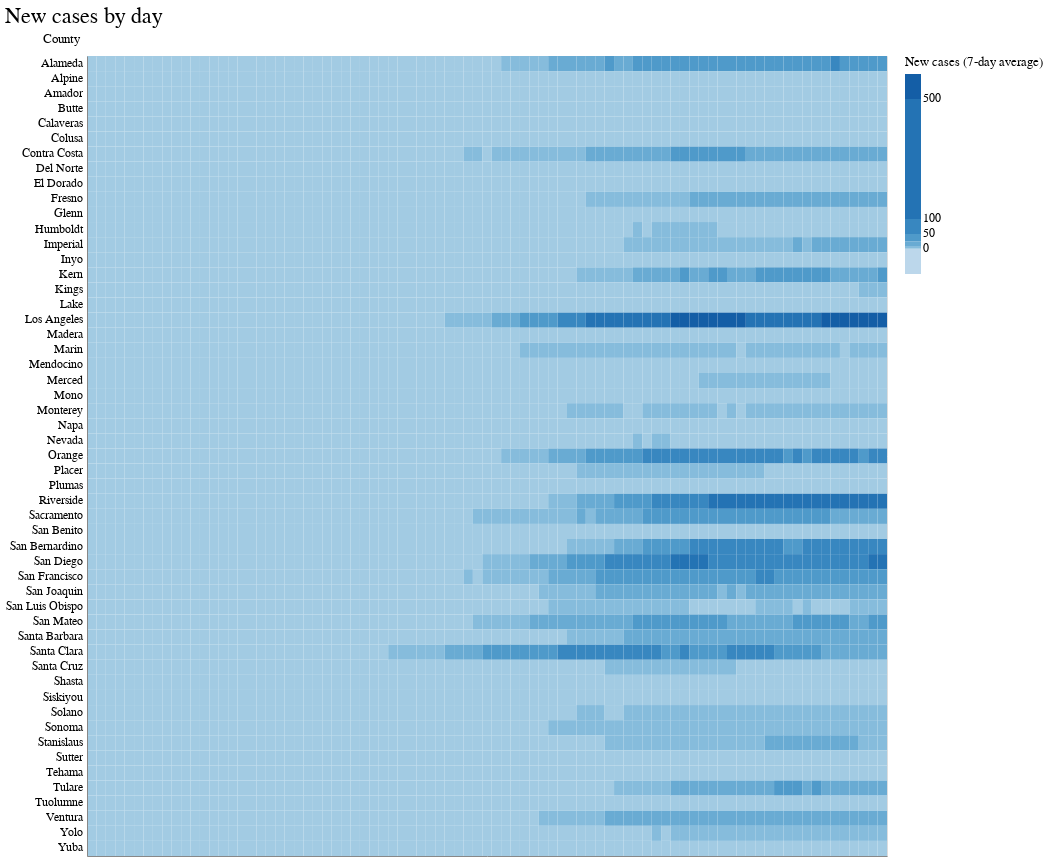

Here is the notebook cell this chart was saved with:
### Markdown cell above
Make the chart.

### Code cell
alt.Chart(chronological_county_df, title="New cases by day").mark_rect(stroke=None).encode(
    x=alt.X(
        'date:O',
        axis=alt.Axis(
            ticks=False,
            grid=False,
            labels=False,
        ),
        title=None
    ),
    y=alt.Y(
        'county:N',
        title="County",
        axis=alt.Axis(ticks=False, grid=False, labelPadding=5)
    ),
    color=alt.Color(
        "new_confirmed_cases_rolling_average:Q",
        scale=alt.Scale(
            type="threshold",
            domain=[0, 3, 10, 25, 50, 100, 500],
            scheme="blues"
        ),
        title="New cases (7-day average)"
    )
).properties(height=800)

### Figure 1 — Vega-Lite specification as saved in the notebook (floating-point values rounded to 4 significant figures; data arrays with more than 128 entries replaced by an {"elided": "..."} marker saying what was removed)
{"config": {"view": {"width": 800, "height": 450}, "background": "#ffffff", "title": {"anchor": "start", "font": "Benton Gothic Bold, sans", "fontColor": "#000000", "fontSize": 22, "fontWeight": "normal"}, "arc": {"fill": "#82c6df"}, "area": {"fill": "#82c6df"}, "line": {"stroke": "#82c6df", "strokeWidth": 3}, "path": {"stroke": "#82c6df"}, "rect": {"fill": "#82c6df"}, "shape": {"stroke": "#82c6df"}, "bar": {"fill": "#82c6df"}, "point": {"stroke": "#82c6df"}, "symbol": {"fill": "#82c6df", "size": 30}, "axis": {"titleFont": "Benton Gothic Bold, sans", "titleFontSize": 13, "titleFontWeight": "normal", "labelFont": "Benton Gothic, sans", "labelFontSize": 11.5, "labelFontWeight": "normal"}, "axisX": {"labelAngle": 0, "labelPadding": 4, "tickSize": 3}, "axisY": {"labelBaseline": "middle", "maxExtent": 45, "minExtent": 45, "tickSize": 2, "titleAlign": "left", "titleAngle": 0, "titleX": -45, "titleY": -11}, "legend": {"titleFont": "Benton Gothic Bold, sans", "titleFontSize": 13, "titleFontWeight": "normal", "symbolType": "square", "labelFont": "Benton Gothic, sans", "labelFontSize": 11.5}, "range": {"category": ["#3580b1", "#ec8431", "#ab7fb4", "#c89d29", "#adc839", "#829eb1"], "diverging": ["#e68a4f", "#f4bb6a", "#f9e39c", "#dadfe2", "#a6b7c6", "#849eae"], "heatmap": ["#fbf2c7", "#f9e39c", "#f8d36e", "#f4bb6a", "#e68a4f", "#d15a40", "#ab4232"], "ordinal": ["#fbf2c7", "#f9e39c", "#f8d36e", "#f4bb6a", "#e68a4f", "#d15a40", "#ab4232"], "ramp": ["#fbf2c7", "#f9e39c", "#f8d36e", "#f4bb6a", "#e68a4f", "#d15a40", "#ab4232"]}}, "data": {"name": "data-326ac77ea75165ecafa221fb6e9c4881"}, "mark": {"type": "rect", "stroke": null}, "encoding": {"color": {"type": "quantitative", "field": "new_confirmed_cases_rolling_average", "scale": {"domain": [0, 3, 10, 25, 50, 100, 500], "scheme": "blues", "type": "threshold"}, "title": "New cases (7-day average)"}, "x": {"type": "ordinal", "axis": {"grid": false, "labels": false, "ticks": false}, "field": "date", "title": null}, "y": {"type": "nominal", "axis": {"grid": false, "labelPadding": 5, "ticks": false}, "field": "county", "title": "County"}}, "height": 800, "title": "New cases by day", "$schema": "https://vega.github.io/schema/vega-lite/v4.8.1.json", "datasets": {"data-326ac77ea75165ecafa221fb6e9c4881": {"elided": "4876 records"}}}
